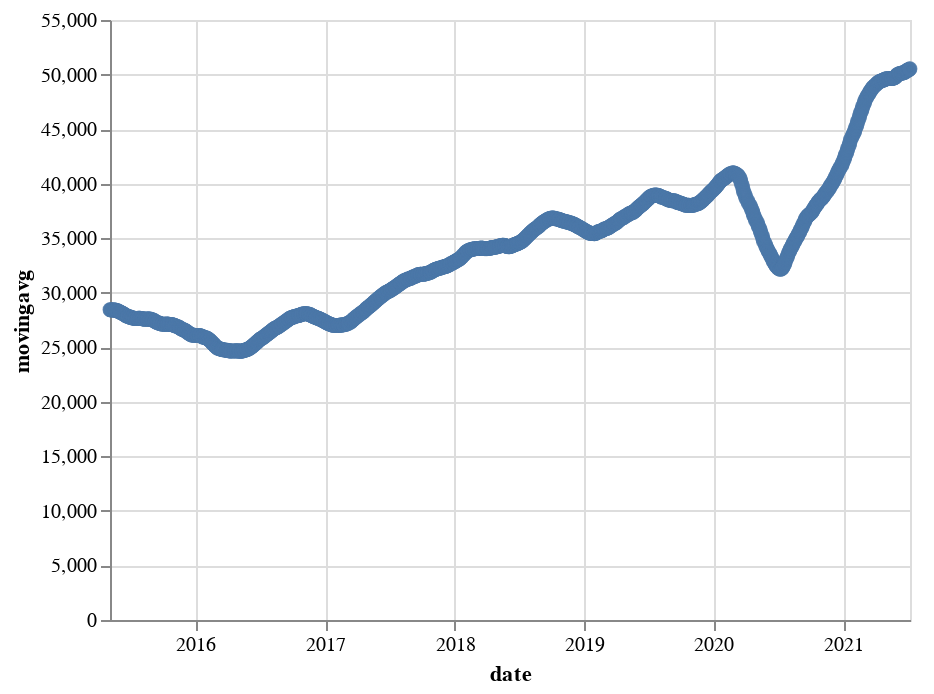

This figure's notebook cell:
### Code cell
alt.Chart(altdata_sixteenweek).mark_point().encode(
    x='date',
    y='movingavg'
)

### Figure 1 — Vega-Lite specification as saved in the notebook (floating-point values rounded to 4 significant figures; data arrays with more than 128 entries replaced by an {"elided": "..."} marker saying what was removed)
{"config": {"view": {"continuousWidth": 400, "continuousHeight": 300}}, "data": {"name": "data-0c39eca2d52ef5a96378e43833d61ea2"}, "mark": "point", "encoding": {"x": {"field": "date", "type": "temporal"}, "y": {"field": "movingavg", "type": "quantitative"}}, "$schema": "https://vega.github.io/schema/vega-lite/v4.17.0.json", "datasets": {"data-0c39eca2d52ef5a96378e43833d61ea2": {"elided": "1522 records"}}}
